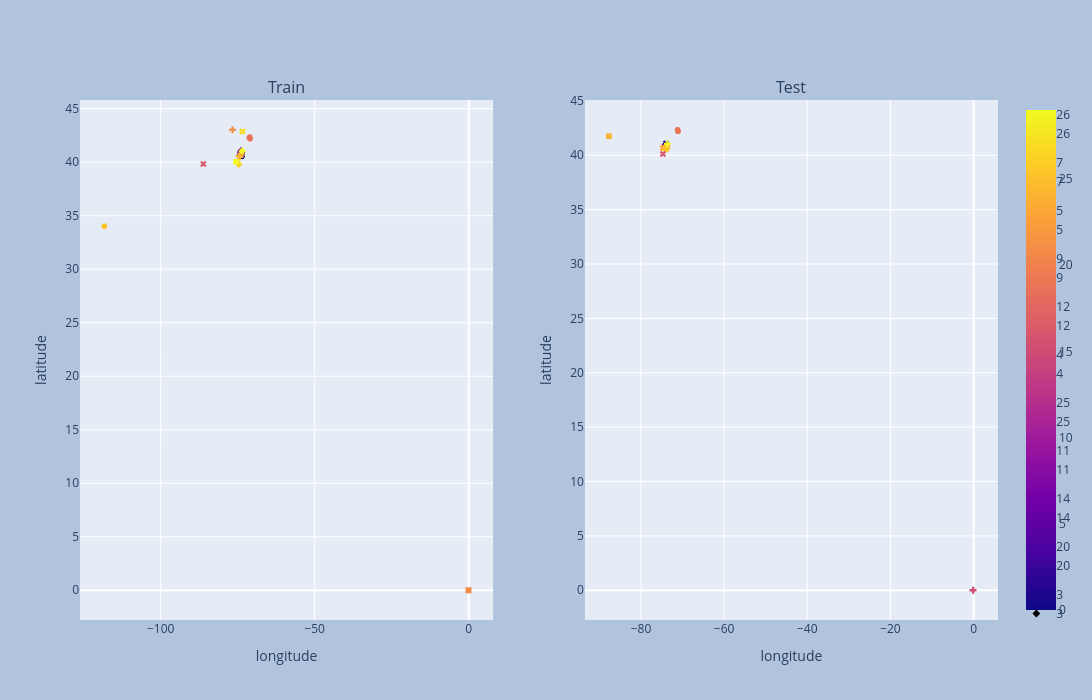

The notebook cell saved with this chart:
### Markdown cell above
### Visualizing the results

### Code cell
fig = make_subplots(subplot_titles=("Train", "Test"), rows=1, cols=2, specs=[[{"type": "scatter"}, {"type": "scatter"}]])
fig1 = px.scatter(X_train_ll, x='longitude', y='latitude', color=train_labels, symbol=train_labels)
fig2 = px.scatter(X_test_ll, x='longitude', y='latitude', color=test_labels, symbol=test_labels)

for i in [1, 2]:
  fig.update_xaxes(title_text="longitude", row = 1, col = i)
  fig.update_yaxes(title_text="latitude", row = 1, col = i)

for trace in fig1.data:
  fig.add_trace(trace, row=1, col=1)
for trace in fig2.data:
  fig.add_trace(trace, row=1, col=2)

fig.update_layout(
  width=1400,
  height=700,
  paper_bgcolor="LightSteelBlue")

fig.show()

### Figure 1 — Plotly figure (JSON) as saved in the notebook; plotly's stock layout.template omitted (floating-point values rounded to 4 significant figures; data arrays with more than 128 entries replaced by an {"elided": "..."} marker saying what was removed)
{"data": [{"hovertemplate": "symbol=26<br>longitude=%{x}<br>latitude=%{y}<br>color=%{marker.color}<extra></extra>", "legendgroup": "26", "marker": {"color": {"elided": "204 int values"}, "coloraxis": "coloraxis", "symbol": "circle"}, "mode": "markers", "name": "26", "showlegend": true, "type": "scattergl", "x": {"elided": "204 float values"}, "xaxis": "x", "y": {"elided": "204 float values"}, "yaxis": "y"}, {"hovertemplate": "symbol=7<br>longitude=%{x}<br>latitude=%{y}<br>color=%{marker.color}<extra></extra>", "legendgroup": "7", "marker": {"color": {"elided": "3922 int values"}, "coloraxis": "coloraxis", "symbol": "diamond"}, "mode": "markers", "name": "7", "showlegend": true, "type": "scattergl", "x": {"elided": "3922 float values"}, "xaxis": "x", "y": {"elided": "3922 float values"}, "yaxis": "y"}, {"hovertemplate": "symbol=5<br>longitude=%{x}<br>latitude=%{y}<br>color=%{marker.color}<extra></extra>", "legendgroup": "5", "marker": {"color": {"elided": "3099 int values"}, "coloraxis": "coloraxis", "symbol": "square"}, "mode": "markers", "name": "5", "showlegend": true, "type": "scattergl", "x": {"elided": "3099 float values"}, "xaxis": "x", "y": {"elided": "3099 float values"}, "yaxis": "y"}, {"hovertemplate": "symbol=9<br>longitude=%{x}<br>latitude=%{y}<br>color=%{marker.color}<extra></extra>", "legendgroup": "9", "marker": {"color": {"elided": "2943 int values"}, "coloraxis": "coloraxis", "symbol": "x"}, "mode": "markers", "name": "9", "showlegend": true, "type": "scattergl", "x": {"elided": "2943 float values"}, "xaxis": "x", "y": {"elided": "2943 float values"}, "yaxis": "y"}, {"hovertemplate": "symbol=12<br>longitude=%{x}<br>latitude=%{y}<br>color=%{marker.color}<extra></extra>", "legendgroup": "12", "marker": {"color": {"elided": "1898 int values"}, "coloraxis": "coloraxis", "symbol": "cross"}, "mode": "markers", "name": "12", "showlegend": true, "type": "scattergl", "x": {"elided": "1898 float values"}, "xaxis": "x", "y": {"elided": "1898 float values"}, "yaxis": "y"}, {"hovertemplate": "symbol=4<br>longitude=%{x}<br>latitude=%{y}<br>color=%{marker.color}<extra></extra>", "legendgroup": "4", "marker": {"color": {"elided": "909 int values"}, "coloraxis": "coloraxis", "symbol": "circle"}, "mode": "markers", "name": "4", "showlegend": true, "type": "scattergl", "x": {"elided": "909 float values"}, "xaxis": "x", "y": {"elided": "909 float values"}, "yaxis": "y"}, {"hovertemplate": "symbol=25<br>longitude=%{x}<br>latitude=%{y}<br>color=%{marker.color}<extra></extra>", "legendgroup": "25", "marker": {"color": {"elided": "1430 int values"}, "coloraxis": "coloraxis", "symbol": "diamond"}, "mode": "markers", "name": "25", "showlegend": true, "type": "scattergl", "x": {"elided": "1430 float values"}, "xaxis": "x", "y": {"elided": "1430 float values"}, "yaxis": "y"}, {"hovertemplate": "symbol=11<br>longitude=%{x}<br>latitude=%{y}<br>color=%{marker.color}<extra></extra>", "legendgroup": "11", "marker": {"color": {"elided": "2671 int values"}, "coloraxis": "coloraxis", "symbol": "square"}, "mode": "markers", "name": "11", "showlegend": true, "type": "scattergl", "x": {"elided": "2671 float values"}, "xaxis": "x", "y": {"elided": "2671 float values"}, "yaxis": "y"}, {"hovertemplate": "symbol=14<br>longitude=%{x}<br>latitude=%{y}<br>color=%{marker.color}<extra></extra>", "legendgroup": "14", "marker": {"color": {"elided": "2778 int values"}, "coloraxis": "coloraxis", "symbol": "x"}, "mode": "markers", "name": "14", "showlegend": true, "type": "scattergl", "x": {"elided": "2778 float values"}, "xaxis": "x", "y": {"elided": "2778 float values"}, "yaxis": "y"}, {"hovertemplate": "symbol=20<br>longitude=%{x}<br>latitude=%{y}<br>color=%{marker.color}<extra></extra>", "legendgroup": "20", "marker": {"color": {"elided": "3172 int values"}, "coloraxis": "coloraxis", "symbol": "cross"}, "mode": "markers", "name": "20", "showlegend": true, "type": "scattergl", "x": {"elided": "3172 float values"}, "xaxis": "x", "y": {"elided": "3172 float values"}, "yaxis": "y"}, {"hovertemplate": "symbol=3<br>longitude=%{x}<br>latitude=%{y}<br>color=%{marker.color}<extra></extra>", "legendgroup": "3", "marker": {"color": {"elided": "1931 int values"}, "coloraxis": "coloraxis", "symbol": "circle"}, "mode": "markers", "name": "3", "showlegend": true, "type": "scattergl", "x": {"elided": "1931 float values"}, "xaxis": "x", "y": {"elided": "1931 float values"}, "yaxis": "y"}, {"hovertemplate": "symbol=6<br>longitude=%{x}<br>latitude=%{y}<br>color=%{marker.color}<extra></extra>", "legendgroup": "6", "marker": {"color": {"elided": "4082 int values"}, "coloraxis": "coloraxis", "symbol": "diamond"}, "mode": "markers", "name": "6", "showlegend": true, "type": "scattergl", "x": {"elided": "4082 float values"}, "xaxis": "x", "y": {"elided": "4082 float values"}, "yaxis": "y"}, {"hovertemplate": "symbol=10<br>longitude=%{x}<br>latitude=%{y}<br>color=%{marker.color}<extra></extra>", "legendgroup": "10", "marker": {"color": {"elided": "568 int values"}, "coloraxis": "coloraxis", "symbol": "square"}, "mode": "markers", "name": "10", "showlegend": true, "type": "scattergl", "x": {"elided": "568 float values"}, "xaxis": "x", "y": {"elided": "568 float values"}, "yaxis": "y"}, {"hovertemplate": "symbol=1<br>longitude=%{x}<br>latitude=%{y}<br>color=%{marker.color}<extra></extra>", "legendgroup": "1", "marker": {"color": {"elided": "1570 int values"}, "coloraxis": "coloraxis", "symbol": "x"}, "mode": "markers", "name": "1", "showlegend": true, "type": "scattergl", "x": {"elided": "1570 float values"}, "xaxis": "x", "y": {"elided": "1570 float values"}, "yaxis": "y"}, {"hovertemplate": "symbol=13<br>longitude=%{x}<br>latitude=%{y}<br>color=%{marker.color}<extra></extra>", "legendgroup": "13", "marker": {"color": {"elided": "527 int values"}, "coloraxis": "coloraxis", "symbol": "cross"}, "mode": "markers", "name": "13", "showlegend": true, "type": "scattergl", "x": {"elided": "527 float values"}, "xaxis": "x", "y": {"elided": "527 float values"}, "yaxis": "y"}, {"hovertemplate": "symbol=16<br>longitude=%{x}<br>latitude=%{y}<br>color=%{marker.color}<extra></extra>", "legendgroup": "16", "marker": {"color": {"elided": "556 int values"}, "coloraxis": "coloraxis", "symbol": "circle"}, "mode": "markers", "name": "16", "showlegend": true, "type": "scattergl", "x": {"elided": "556 float values"}, "xaxis": "x", "y": {"elided": "556 float values"}, "yaxis": "y"}, {"hovertemplate": "symbol=8<br>longitude=%{x}<br>latitude=%{y}<br>color=%{marker.color}<extra></extra>", "legendgroup": "8", "marker": {"color": {"elided": "308 int values"}, "coloraxis": "coloraxis", "symbol": "diamond"}, "mode": "markers", "name": "8", "showlegend": true, "type": "scattergl", "x": {"elided": "308 float values"}, "xaxis": "x", "y": {"elided": "308 float values"}, "yaxis": "y"}, {"hovertemplate": "symbol=2<br>longitude=%{x}<br>latitude=%{y}<br>color=%{marker.color}<extra></extra>", "legendgroup": "2", "marker": {"color": {"elided": "314 int values"}, "coloraxis": "coloraxis", "symbol": "square"}, "mode": "markers", "name": "2", "showlegend": true, "type": "scattergl", "x": {"elided": "314 float values"}, "xaxis": "x", "y": {"elided": "314 float values"}, "yaxis": "y"}, {"hovertemplate": "symbol=0<br>longitude=%{x}<br>latitude=%{y}<br>color=%{marker.color}<extra></extra>", "legendgroup": "0", "marker": {"color": {"elided": "433 int values"}, "coloraxis": "coloraxis", "symbol": "x"}, "mode": "markers", "name": "0", "showlegend": true, "type": "scattergl", "x": {"elided": "433 float values"}, "xaxis": "x", "y": {"elided": "433 float values"}, "yaxis": "y"}, {"hovertemplate": "symbol=18<br>longitude=%{x}<br>latitude=%{y}<br>color=%{marker.color}<extra></extra>", "legendgroup": "18", "marker": {"color": {"elided": "521 int values"}, "coloraxis": "coloraxis", "symbol": "cross"}, "mode": "markers", "name": "18", "showlegend": true, "type": "scattergl", "x": {"elided": "521 float values"}, "xaxis": "x", "y": {"elided": "521 float values"}, "yaxis": "y"}, {"hovertemplate": "symbol=17<br>longitude=%{x}<br>latitude=%{y}<br>color=%{marker.color}<extra></extra>", "legendgroup": "17", "marker": {"color": [17, 17, 17, 17, 17, 17, 17, 17], "coloraxis": "coloraxis", "symbol": "circle"}, "mode": "markers", "name": "17", "showlegend": true, "type": "scattergl", "x": [-71.21, -70.98, -70.98, -71.08, -71.01, -71.08, -71.21, -71.08], "xaxis": "x", "y": [42.3, 42.2, 42.2, 42.35, 42.25, 42.35, 42.3, 42.35], "yaxis": "y"}, {"hovertemplate": "symbol=24<br>longitude=%{x}<br>latitude=%{y}<br>color=%{marker.color}<extra></extra>", "legendgroup": "24", "marker": {"color": [24], "coloraxis": "coloraxis", "symbol": "diamond"}, "mode": "markers", "name": "24", "showlegend": true, "type": "scattergl", "x": [-74.62], "xaxis": "x", "y": [39.8], "yaxis": "y"}, {"hovertemplate": "symbol=19<br>longitude=%{x}<br>latitude=%{y}<br>color=%{marker.color}<extra></extra>", "legendgroup": "19", "marker": {"color": [19, 19, 19, 19, 19, 19, 19, 19], "coloraxis": "coloraxis", "symbol": "square"}, "mode": "markers", "name": "19", "showlegend": true, "type": "scattergl", "x": [0.0, 0.0, 0.0, 0.0, 0.0, 0.0, 0.0, 0.0], "xaxis": "x", "y": [0.0, 0.0, 0.0, 0.0, 0.0, 0.0, 0.0, 0.0], "yaxis": "y"}, {"hovertemplate": "symbol=15<br>longitude=%{x}<br>latitude=%{y}<br>color=%{marker.color}<extra></extra>", "legendgroup": "15", "marker": {"color": [15], "coloraxis": "coloraxis", "symbol": "x"}, "mode": "markers", "name": "15", "showlegend": true, "type": "scattergl", "x": [-86.15], "xaxis": "x", "y": [39.84], "yaxis": "y"}, {"hovertemplate": "symbol=22<br>longitude=%{x}<br>latitude=%{y}<br>color=%{marker.color}<extra></extra>", "legendgroup": "22", "marker": {"color": [22, 22, 22, 22], "coloraxis": "coloraxis", "symbol": "cross"}, "mode": "markers", "name": "22", "showlegend": true, "type": "scattergl", "x": [-74.53, -74.24, -74.24, -74.24], "xaxis": "x", "y": [40.58, 40.51, 40.51, 40.51], "yaxis": "y"}, {"hovertemplate": "symbol=23<br>longitude=%{x}<br>latitude=%{y}<br>color=%{marker.color}<extra></extra>", "legendgroup": "23", "marker": {"color": [23], "coloraxis": "coloraxis", "symbol": "circle"}, "mode": "markers", "name": "23", "showlegend": true, "type": "scattergl", "x": [-118.3], "xaxis": "x", "y": [34.01], "yaxis": "y"}, {"hovertemplate": "symbol=28<br>longitude=%{x}<br>latitude=%{y}<br>color=%{marker.color}<extra></extra>", "legendgroup": "28", "marker": {"color": [28, 28], "coloraxis": "coloraxis", "symbol": "diamond"}, "mode": "markers", "name": "28", "showlegend": true, "type": "scattergl", "x": [-73.54, -73.54], "xaxis": "x", "y": [41.04, 41.04], "yaxis": "y"}, {"hovertemplate": "symbol=29<br>longitude=%{x}<br>latitude=%{y}<br>color=%{marker.color}<extra></extra>", "legendgroup": "29", "marker": {"color": [29], "coloraxis": "coloraxis", "symbol": "square"}, "mode": "markers", "name": "29", "showlegend": true, "type": "scattergl", "x": [-75.52], "xaxis": "x", "y": [40.05], "yaxis": "y"}, {"hovertemplate": "symbol=27<br>longitude=%{x}<br>latitude=%{y}<br>color=%{marker.color}<extra></extra>", "legendgroup": "27", "marker": {"color": [27, 27], "coloraxis": "coloraxis", "symbol": "x"}, "mode": "markers", "name": "27", "showlegend": true, "type": "scattergl", "x": [-73.47, -73.47], "xaxis": "x", "y": [42.87, 42.87], "yaxis": "y"}, {"hovertemplate": "symbol=21<br>longitude=%{x}<br>latitude=%{y}<br>color=%{marker.color}<extra></extra>", "legendgroup": "21", "marker": {"color": [21], "coloraxis": "coloraxis", "symbol": "cross"}, "mode": "markers", "name": "21", "showlegend": true, "type": "scattergl", "x": [-76.63], "xaxis": "x", "y": [43.03], "yaxis": "y"}, {"hovertemplate": "symbol=13<br>longitude=%{x}<br>latitude=%{y}<br>color=%{marker.color}<extra></extra>", "legendgroup": "13", "marker": {"color": {"elided": "353 int values"}, "coloraxis": "coloraxis", "symbol": "circle"}, "mode": "markers", "name": "13", "showlegend": true, "type": "scattergl", "x": {"elided": "353 float values"}, "xaxis": "x2", "y": {"elided": "353 float values"}, "yaxis": "y2"}, {"hovertemplate": "symbol=4<br>longitude=%{x}<br>latitude=%{y}<br>color=%{marker.color}<extra></extra>", "legendgroup": "4", "marker": {"color": {"elided": "1662 int values"}, "coloraxis": "coloraxis", "symbol": "diamond"}, "mode": "markers", "name": "4", "showlegend": true, "type": "scattergl", "x": {"elided": "1662 float values"}, "xaxis": "x2", "y": {"elided": "1662 float values"}, "yaxis": "y2"}, {"hovertemplate": "symbol=6<br>longitude=%{x}<br>latitude=%{y}<br>color=%{marker.color}<extra></extra>", "legendgroup": "6", "marker": {"color": {"elided": "877 int values"}, "coloraxis": "coloraxis", "symbol": "square"}, "mode": "markers", "name": "6", "showlegend": true, "type": "scattergl", "x": {"elided": "877 float values"}, "xaxis": "x2", "y": {"elided": "877 float values"}, "yaxis": "y2"}, {"hovertemplate": "symbol=21<br>longitude=%{x}<br>latitude=%{y}<br>color=%{marker.color}<extra></extra>", "legendgroup": "21", "marker": {"color": {"elided": "230 int values"}, "coloraxis": "coloraxis", "symbol": "x"}, "mode": "markers", "name": "21", "showlegend": true, "type": "scattergl", "x": {"elided": "230 float values"}, "xaxis": "x2", "y": {"elided": "230 float values"}, "yaxis": "y2"}, {"hovertemplate": "symbol=12<br>longitude=%{x}<br>latitude=%{y}<br>color=%{marker.color}<extra></extra>", "legendgroup": "12", "marker": {"color": {"elided": "1211 int values"}, "coloraxis": "coloraxis", "symbol": "cross"}, "mode": "markers", "name": "12", "showlegend": true, "type": "scattergl", "x": {"elided": "1211 float values"}, "xaxis": "x2", "y": {"elided": "1211 float values"}, "yaxis": "y2"}, {"hovertemplate": "symbol=18<br>longitude=%{x}<br>latitude=%{y}<br>color=%{marker.color}<extra></extra>", "legendgroup": "18", "marker": {"color": {"elided": "174 int values"}, "coloraxis": "coloraxis", "symbol": "circle"}, "mode": "markers", "name": "18", "showlegend": true, "type": "scattergl", "x": {"elided": "174 float values"}, "xaxis": "x2", "y": {"elided": "174 float values"}, "yaxis": "y2"}, {"hovertemplate": "symbol=3<br>longitude=%{x}<br>latitude=%{y}<br>color=%{marker.color}<extra></extra>", "legendgroup": "3", "marker": {"color": {"elided": "349 int values"}, "coloraxis": "coloraxis", "symbol": "diamond"}, "mode": "markers", "name": "3", "showlegend": true, "type": "scattergl", "x": {"elided": "349 float values"}, "xaxis": "x2", "y": {"elided": "349 float values"}, "yaxis": "y2"}, {"hovertemplate": "symbol=22<br>longitude=%{x}<br>latitude=%{y}<br>color=%{marker.color}<extra></extra>", "legendgroup": "22", "marker": {"color": {"elided": "557 int values"}, "coloraxis": "coloraxis", "symbol": "square"}, "mode": "markers", "name": "22", "showlegend": true, "type": "scattergl", "x": {"elided": "557 float values"}, "xaxis": "x2", "y": {"elided": "557 float values"}, "yaxis": "y2"}, {"hovertemplate": "symbol=8<br>longitude=%{x}<br>latitude=%{y}<br>color=%{marker.color}<extra></extra>", "legendgroup": "8", "marker": {"color": {"elided": "482 int values"}, "coloraxis": "coloraxis", "symbol": "x"}, "mode": "markers", "name": "8", "showlegend": true, "type": "scattergl", "x": {"elided": "482 float values"}, "xaxis": "x2", "y": {"elided": "482 float values"}, "yaxis": "y2"}, {"hovertemplate": "symbol=10<br>longitude=%{x}<br>latitude=%{y}<br>color=%{marker.color}<extra></extra>", "legendgroup": "10", "marker": {"color": {"elided": "1364 int values"}, "coloraxis": "coloraxis", "symbol": "cross"}, "mode": "markers", "name": "10", "showlegend": true, "type": "scattergl", "x": {"elided": "1364 float values"}, "xaxis": "x2", "y": {"elided": "1364 float values"}, "yaxis": "y2"}, {"hovertemplate": "symbol=20<br>longitude=%{x}<br>latitude=%{y}<br>color=%{marker.color}<extra></extra>", "legendgroup": "20", "marker": {"color": {"elided": "1576 int values"}, "coloraxis": "coloraxis", "symbol": "circle"}, "mode": "markers", "name": "20", "showlegend": true, "type": "scattergl", "x": {"elided": "1576 float values"}, "xaxis": "x2", "y": {"elided": "1576 float values"}, "yaxis": "y2"}, {"hovertemplate": "symbol=9<br>longitude=%{x}<br>latitude=%{y}<br>color=%{marker.color}<extra></extra>", "legendgroup": "9", "marker": {"color": {"elided": "1399 int values"}, "coloraxis": "coloraxis", "symbol": "diamond"}, "mode": "markers", "name": "9", "showlegend": true, "type": "scattergl", "x": {"elided": "1399 float values"}, "xaxis": "x2", "y": {"elided": "1399 float values"}, "yaxis": "y2"}, {"hovertemplate": "symbol=2<br>longitude=%{x}<br>latitude=%{y}<br>color=%{marker.color}<extra></extra>", "legendgroup": "2", "marker": {"color": {"elided": "1296 int values"}, "coloraxis": "coloraxis", "symbol": "square"}, "mode": "markers", "name": "2", "showlegend": true, "type": "scattergl", "x": {"elided": "1296 float values"}, "xaxis": "x2", "y": {"elided": "1296 float values"}, "yaxis": "y2"}, {"hovertemplate": "symbol=0<br>longitude=%{x}<br>latitude=%{y}<br>color=%{marker.color}<extra></extra>", "legendgroup": "0", "marker": {"color": {"elided": "859 int values"}, "coloraxis": "coloraxis", "symbol": "x"}, "mode": "markers", "name": "0", "showlegend": true, "type": "scattergl", "x": {"elided": "859 float values"}, "xaxis": "x2", "y": {"elided": "859 float values"}, "yaxis": "y2"}, {"hovertemplate": "symbol=7<br>longitude=%{x}<br>latitude=%{y}<br>color=%{marker.color}<extra></extra>", "legendgroup": "7", "marker": {"color": {"elided": "1169 int values"}, "coloraxis": "coloraxis", "symbol": "cross"}, "mode": "markers", "name": "7", "showlegend": true, "type": "scattergl", "x": {"elided": "1169 float values"}, "xaxis": "x2", "y": {"elided": "1169 float values"}, "yaxis": "y2"}, {"hovertemplate": "symbol=5<br>longitude=%{x}<br>latitude=%{y}<br>color=%{marker.color}<extra></extra>", "legendgroup": "5", "marker": {"color": {"elided": "137 int values"}, "coloraxis": "coloraxis", "symbol": "circle"}, "mode": "markers", "name": "5", "showlegend": true, "type": "scattergl", "x": {"elided": "137 float values"}, "xaxis": "x2", "y": {"elided": "137 float values"}, "yaxis": "y2"}, {"hovertemplate": "symbol=28<br>longitude=%{x}<br>latitude=%{y}<br>color=%{marker.color}<extra></extra>", "legendgroup": "28", "marker": {"color": [28, 28, 28, 28, 28, 28, 28, 28, 28, 28, 28, 28, 28, 28, 28, 28, 28, 28, 28, 28, 28, 28, 28, 28, 28, 28, 28, 28, 28, 28, 28, 28, 28, 28, 28, 28, 28, 28, 28, 28, 28, 28, 28, 28, 28, 28, 28, 28, 28, 28, 28, 28, 28, 28, 28, 28, 28, 28, 28, 28, 28, 28, 28, 28, 28, 28, 28, 28, 28, 28, 28, 28, 28, 28, 28, 28, 28, 28, 28, 28, 28, 28, 28, 28, 28], "coloraxis": "coloraxis", "symbol": "diamond"}, "mode": "markers", "name": "28", "showlegend": true, "type": "scattergl", "x": [-73.83, -73.82, -73.82, -73.81, -73.83, -73.84, -73.82, -73.82, -73.82, -73.84, -73.82, -73.83, -73.83, -73.83, -73.82, -73.82, -73.82, -73.84, -73.83, -73.84, -73.82, -73.84, -73.83, -73.81, -73.83, -73.81, -73.83, -73.82, -73.81, -73.84, -73.84, -73.84, -73.81, -73.82, -73.84, -73.83, -73.84, -73.84, -73.8, -73.83, -73.83, -73.82, -73.84, -73.83, -73.8, -73.84, -73.83, -73.84, -73.83, -73.81, -73.82, -73.81, -73.82, -73.83, -73.81, -73.84, -73.83, -73.83, -73.83, -73.83, -73.83, -73.82, -73.84, -73.82, -73.83, -73.83, -73.84, -73.81, -73.81, -73.83, -73.83, -73.82, -73.83, -73.81, -73.83, -73.83, -73.82, -73.83, -73.81, -73.79, -73.83, -73.81, -73.84, -73.81, -73.84], "xaxis": "x2", "y": [40.71, 40.77, 40.77, 40.71, 40.71, 40.72, 40.75, 40.71, 40.77, 40.72, 40.75, 40.71, 40.77, 40.71, 40.77, 40.77, 40.75, 40.72, 40.71, 40.72, 40.73, 40.72, 40.76, 40.71, 40.71, 40.71, 40.71, 40.75, 40.76, 40.72, 40.7, 40.71, 40.73, 40.71, 40.72, 40.71, 40.72, 40.72, 40.71, 40.71, 40.71, 40.71, 40.72, 40.71, 40.76, 40.72, 40.71, 40.72, 40.77, 40.72, 40.73, 40.71, 40.77, 40.71, 40.71, 40.72, 40.71, 40.74, 40.71, 40.71, 40.7, 40.73, 40.72, 40.71, 40.71, 40.71, 40.72, 40.76, 40.73, 40.7, 40.71, 40.72, 40.7, 40.73, 40.71, 40.71, 40.71, 40.7, 40.7, 40.71, 40.71, 40.76, 40.72, 40.72, 40.72], "yaxis": "y2"}, {"hovertemplate": "symbol=17<br>longitude=%{x}<br>latitude=%{y}<br>color=%{marker.color}<extra></extra>", "legendgroup": "17", "marker": {"color": {"elided": "233 int values"}, "coloraxis": "coloraxis", "symbol": "square"}, "mode": "markers", "name": "17", "showlegend": true, "type": "scattergl", "x": {"elided": "233 float values"}, "xaxis": "x2", "y": {"elided": "233 float values"}, "yaxis": "y2"}, {"hovertemplate": "symbol=1<br>longitude=%{x}<br>latitude=%{y}<br>color=%{marker.color}<extra></extra>", "legendgroup": "1", "marker": {"color": [1, 1, 1, 1, 1, 1, 1, 1, 1, 1, 1, 1, 1, 1, 1, 1, 1, 1, 1, 1, 1, 1, 1, 1, 1, 1, 1, 1, 1, 1, 1, 1, 1, 1, 1, 1, 1, 1, 1, 1, 1, 1, 1, 1, 1, 1, 1, 1, 1, 1, 1, 1, 1, 1, 1, 1, 1, 1, 1, 1, 1, 1, 1, 1, 1, 1, 1, 1, 1, 1, 1, 1, 1, 1, 1, 1, 1, 1, 1, 1, 1, 1, 1, 1, 1, 1, 1, 1, 1, 1, 1, 1, 1, 1, 1, 1, 1, 1, 1, 1, 1, 1, 1, 1, 1, 1, 1, 1, 1, 1, 1, 1, 1, 1, 1, 1, 1, 1, 1, 1, 1, 1], "coloraxis": "coloraxis", "symbol": "x"}, "mode": "markers", "name": "1", "showlegend": true, "type": "scattergl", "x": [-73.91, -73.93, -73.92, -73.92, -73.9, -73.93, -73.93, -73.91, -73.92, -73.93, -73.93, -73.9, -73.92, -73.92, -73.88, -73.93, -73.91, -73.92, -73.92, -73.92, -73.93, -73.91, -73.92, -73.92, -73.87, -73.92, -73.92, -73.92, -73.92, -73.93, -73.89, -73.86, -73.92, -73.92, -73.85, -73.93, -73.93, -73.88, -73.93, -73.93, -73.92, -73.92, -73.91, -73.93, -73.92, -73.92, -73.92, -73.89, -73.92, -73.93, -73.92, -73.93, -73.92, -73.93, -73.92, -73.87, -73.86, -73.91, -73.91, -73.92, -73.92, -73.83, -73.91, -73.81, -73.92, -73.91, -73.91, -73.86, -73.92, -73.92, -73.92, -73.93, -73.87, -73.91, -73.93, -73.93, -73.91, -73.85, -73.93, -73.92, -73.92, -73.83, -73.91, -73.92, -73.91, -73.9, -73.91, -73.9, -73.93, -73.92, -73.91, -73.91, -73.92, -73.93, -73.89, -73.93, -73.91, -73.9, -73.91, -73.89, -73.92, -73.92, -73.92, -73.92, -73.85, -73.9, -73.92, -73.86, -73.92, -73.92, -73.81, -73.92, -73.91, -73.9, -73.92, -73.92, -73.93, -73.86, -73.91, -73.92, -73.9, -73.92], "xaxis": "x2", "y": [40.88, 40.87, 40.87, 40.87, 40.88, 40.87, 40.86, 40.87, 40.87, 40.86, 40.86, 40.9, 40.86, 40.87, 40.83, 40.87, 40.88, 40.87, 40.86, 40.87, 40.87, 40.88, 40.87, 40.87, 40.88, 40.87, 40.87, 40.87, 40.87, 40.87, 40.87, 40.85, 40.87, 40.86, 40.83, 40.86, 40.86, 40.87, 40.86, 40.86, 40.87, 40.86, 40.89, 40.87, 40.87, 40.86, 40.87, 40.86, 40.87, 40.86, 40.87, 40.86, 40.87, 40.87, 40.87, 40.84, 41.09, 40.88, 40.87, 40.87, 40.87, 40.84, 40.89, 40.82, 40.86, 40.88, 40.88, 40.86, 40.87, 40.87, 40.87, 40.87, 40.88, 40.89, 40.87, 40.86, 40.89, 40.83, 40.87, 40.87, 40.87, 40.84, 40.89, 40.87, 40.88, 40.86, 40.9, 40.91, 40.87, 40.87, 40.88, 40.87, 40.87, 40.86, 40.87, 40.86, 40.87, 40.88, 40.88, 40.85, 40.87, 40.87, 40.87, 40.87, 40.9, 40.89, 40.86, 40.91, 40.87, 40.87, 40.82, 40.87, 40.89, 40.86, 40.86, 40.87, 40.86, 40.91, 40.88, 40.87, 40.87, 40.87], "yaxis": "y2"}, {"hovertemplate": "symbol=14<br>longitude=%{x}<br>latitude=%{y}<br>color=%{marker.color}<extra></extra>", "legendgroup": "14", "marker": {"color": {"elided": "161 int values"}, "coloraxis": "coloraxis", "symbol": "cross"}, "mode": "markers", "name": "14", "showlegend": true, "type": "scattergl", "x": {"elided": "161 float values"}, "xaxis": "x2", "y": {"elided": "161 float values"}, "yaxis": "y2"}, {"hovertemplate": "symbol=27<br>longitude=%{x}<br>latitude=%{y}<br>color=%{marker.color}<extra></extra>", "legendgroup": "27", "marker": {"color": [27, 27, 27, 27, 27, 27, 27, 27, 27, 27, 27, 27, 27, 27, 27, 27, 27, 27, 27, 27, 27, 27, 27, 27, 27, 27, 27, 27, 27, 27, 27, 27, 27, 27], "coloraxis": "coloraxis", "symbol": "circle"}, "mode": "markers", "name": "27", "showlegend": true, "type": "scattergl", "x": [-73.96, -73.96, -73.96, -73.96, -73.97, -73.97, -73.96, -73.96, -73.97, -73.93, -73.95, -73.95, -73.97, -73.95, -73.95, -73.95, -73.95, -73.96, -73.97, -73.96, -73.97, -73.96, -73.96, -73.97, -73.96, -73.93, -73.95, -73.95, -73.96, -73.94, -73.96, -73.96, -73.96, -73.95], "xaxis": "x2", "y": [40.58, 40.59, 40.58, 40.58, 40.59, 40.58, 40.58, 40.58, 40.59, 40.58, 40.58, 40.58, 40.59, 40.58, 40.58, 40.58, 40.58, 40.58, 40.59, 40.58, 40.6, 40.58, 40.58, 40.58, 40.58, 40.59, 40.58, 40.58, 40.58, 40.59, 40.58, 40.58, 40.58, 40.58], "yaxis": "y2"}, {"hovertemplate": "symbol=11<br>longitude=%{x}<br>latitude=%{y}<br>color=%{marker.color}<extra></extra>", "legendgroup": "11", "marker": {"color": [11, 11, 11, 11, 11, 11, 11, 11, 11, 11, 11, 11, 11, 11, 11, 11, 11, 11, 11, 11, 11, 11, 11, 11, 11, 11, 11, 11, 11, 11, 11, 11, 11, 11, 11, 11, 11, 11, 11, 11, 11, 11, 11, 11, 11, 11, 11, 11, 11, 11, 11, 11, 11, 11, 11, 11, 11, 11, 11, 11, 11, 11, 11, 11, 11, 11, 11, 11, 11], "coloraxis": "coloraxis", "symbol": "diamond"}, "mode": "markers", "name": "11", "showlegend": true, "type": "scattergl", "x": [-73.99, -74.02, -74.01, -74.02, -74.02, -74.03, -74.01, -74.0, -74.03, -74.02, -74.03, -74.02, -74.01, -74.03, -74.04, -74.0, -74.0, -74.03, -73.99, -74.0, -74.05, -74.01, -74.03, -74.08, -74.06, -73.98, -74.02, -73.99, -74.01, -74.01, -74.01, -74.02, -74.03, -74.0, -74.03, -73.98, -74.03, -74.01, -74.03, -74.0, -73.99, -74.03, -74.03, -74.0, -74.0, -74.08, -74.01, -74.03, -74.02, -74.02, -74.0, -74.0, -74.01, -74.03, -74.01, -74.03, -74.01, -74.01, -74.0, -74.0, -74.02, -74.03, -74.0, -74.02, -73.99, -74.01, -74.03, -74.04, -74.01], "xaxis": "x2", "y": [40.61, 40.65, 40.63, 40.65, 40.63, 40.63, 40.65, 40.66, 40.63, 40.63, 40.63, 40.63, 40.65, 40.63, 40.62, 40.61, 40.66, 40.63, 40.6, 40.62, 40.55, 40.63, 40.62, 40.62, 40.61, 40.61, 40.63, 40.61, 40.65, 40.65, 40.65, 40.62, 40.62, 40.65, 40.64, 40.61, 40.62, 40.65, 40.63, 40.65, 40.61, 40.64, 40.62, 40.64, 40.64, 40.64, 40.6, 40.64, 40.65, 40.62, 40.61, 40.66, 40.65, 40.64, 40.65, 40.64, 40.65, 40.63, 40.64, 40.66, 40.64, 40.62, 40.62, 40.62, 40.61, 40.62, 40.63, 40.62, 40.64], "yaxis": "y2"}, {"hovertemplate": "symbol=26<br>longitude=%{x}<br>latitude=%{y}<br>color=%{marker.color}<extra></extra>", "legendgroup": "26", "marker": {"color": [26, 26, 26, 26, 26, 26, 26, 26, 26, 26, 26, 26, 26, 26, 26, 26, 26, 26, 26, 26, 26, 26, 26, 26, 26, 26, 26, 26, 26, 26, 26, 26, 26, 26, 26, 26, 26, 26, 26, 26, 26, 26, 26, 26, 26, 26, 26, 26, 26, 26, 26, 26, 26, 26, 26, 26, 26, 26, 26, 26, 26, 26, 26, 26, 26, 26, 26, 26, 26, 26, 26, 26, 26, 26, 26, 26, 26, 26, 26, 26, 26, 26, 26, 26, 26, 26, 26, 26, 26, 26, 26, 26, 26, 26, 26, 26, 26], "coloraxis": "coloraxis", "symbol": "square"}, "mode": "markers", "name": "26", "showlegend": true, "type": "scattergl", "x": [-73.97, -73.96, -73.95, -73.96, -73.9, -73.97, -73.97, -73.97, -73.96, -73.96, -73.95, -73.92, -73.96, -73.97, -73.96, -73.96, -73.96, -73.97, -73.97, -73.95, -73.95, -73.95, -73.96, -73.97, -73.95, -73.95, -73.96, -73.97, -73.96, -73.98, -73.95, -73.96, -73.96, -73.95, -73.96, -73.95, -73.94, -73.96, -73.96, -73.97, -73.96, -73.95, -73.95, -73.97, -73.97, -73.96, -73.98, -73.96, -73.97, -73.96, -73.98, -73.96, -73.96, -73.95, -73.96, -73.97, -73.94, -73.96, -73.96, -73.98, -73.97, -73.96, -73.97, -73.96, -73.92, -73.97, -73.96, -73.96, -73.96, -73.96, -73.96, -73.96, -73.96, -73.95, -73.97, -73.98, -73.98, -73.98, -73.96, -73.96, -73.96, -73.94, -73.95, -73.97, -73.96, -73.93, -73.98, -73.95, -73.95, -73.96, -73.95, -73.97, -73.96, -73.96, -73.96, -73.95, -73.96], "xaxis": "x2", "y": [40.63, 40.61, 40.65, 40.65, 40.63, 40.65, 40.64, 40.64, 40.65, 40.64, 40.65, 40.63, 40.66, 40.64, 40.64, 40.64, 40.65, 40.64, 40.64, 40.66, 40.64, 40.6, 40.65, 40.6, 40.64, 40.66, 40.65, 40.64, 40.65, 40.65, 40.61, 40.66, 40.66, 40.65, 40.65, 40.65, 40.62, 40.65, 40.64, 40.64, 40.64, 40.65, 40.65, 40.63, 40.64, 40.64, 40.65, 40.64, 40.64, 40.62, 40.65, 40.65, 40.65, 40.64, 40.65, 40.64, 40.62, 40.66, 40.64, 40.65, 40.63, 40.65, 40.64, 40.65, 40.63, 40.63, 40.65, 40.65, 40.66, 40.65, 40.65, 40.64, 40.66, 40.62, 40.64, 40.64, 40.65, 40.65, 40.65, 40.66, 40.65, 40.64, 40.65, 40.64, 40.66, 40.64, 40.65, 40.62, 40.64, 40.64, 40.65, 40.65, 40.64, 40.66, 40.65, 40.64, 40.65], "yaxis": "y2"}, {"hovertemplate": "symbol=23<br>longitude=%{x}<br>latitude=%{y}<br>color=%{marker.color}<extra></extra>", "legendgroup": "23", "marker": {"color": [23], "coloraxis": "coloraxis", "symbol": "x"}, "mode": "markers", "name": "23", "showlegend": true, "type": "scattergl", "x": [-74.66], "xaxis": "x2", "y": [40.66], "yaxis": "y2"}, {"hovertemplate": "symbol=15<br>longitude=%{x}<br>latitude=%{y}<br>color=%{marker.color}<extra></extra>", "legendgroup": "15", "marker": {"color": [15, 15, 15], "coloraxis": "coloraxis", "symbol": "cross"}, "mode": "markers", "name": "15", "showlegend": true, "type": "scattergl", "x": [0.0, 0.0, 0.0], "xaxis": "x2", "y": [0.0, 0.0, 0.0], "yaxis": "y2"}, {"hovertemplate": "symbol=19<br>longitude=%{x}<br>latitude=%{y}<br>color=%{marker.color}<extra></extra>", "legendgroup": "19", "marker": {"color": [19, 19, 19], "coloraxis": "coloraxis", "symbol": "circle"}, "mode": "markers", "name": "19", "showlegend": true, "type": "scattergl", "x": [-71.08, -70.98, -70.98], "xaxis": "x2", "y": [42.35, 42.2, 42.2], "yaxis": "y2"}, {"hovertemplate": "symbol=25<br>longitude=%{x}<br>latitude=%{y}<br>color=%{marker.color}<extra></extra>", "legendgroup": "25", "marker": {"color": [25, 25, 25, 25, 25, 25, 25], "coloraxis": "coloraxis", "symbol": "diamond"}, "mode": "markers", "name": "25", "showlegend": true, "type": "scattergl", "x": [-73.79, -73.82, -73.75, -73.7, -73.86, -73.71, -73.82], "xaxis": "x2", "y": [40.59, 40.59, 40.61, 40.66, 40.57, 40.75, 40.58], "yaxis": "y2"}, {"hovertemplate": "symbol=24<br>longitude=%{x}<br>latitude=%{y}<br>color=%{marker.color}<extra></extra>", "legendgroup": "24", "marker": {"color": [24], "coloraxis": "coloraxis", "symbol": "square"}, "mode": "markers", "name": "24", "showlegend": true, "type": "scattergl", "x": [-87.61], "xaxis": "x2", "y": [41.75], "yaxis": "y2"}, {"hovertemplate": "symbol=16<br>longitude=%{x}<br>latitude=%{y}<br>color=%{marker.color}<extra></extra>", "legendgroup": "16", "marker": {"color": [16], "coloraxis": "coloraxis", "symbol": "x"}, "mode": "markers", "name": "16", "showlegend": true, "type": "scattergl", "x": [-74.63], "xaxis": "x2", "y": [40.12], "yaxis": "y2"}, {"hovertemplate": "symbol=29<br>longitude=%{x}<br>latitude=%{y}<br>color=%{marker.color}<extra></extra>", "legendgroup": "29", "marker": {"color": [29, 29], "coloraxis": "coloraxis", "symbol": "cross"}, "mode": "markers", "name": "29", "showlegend": true, "type": "scattergl", "x": [-73.54, -73.54], "xaxis": "x2", "y": [41.04, 41.04], "yaxis": "y2"}], "layout": {"annotations": [{"font": {"size": 16}, "showarrow": false, "text": "Train", "x": 0.225, "xanchor": "center", "xref": "paper", "y": 1, "yanchor": "bottom", "yref": "paper"}, {"font": {"size": 16}, "showarrow": false, "text": "Test", "x": 0.775, "xanchor": "center", "xref": "paper", "y": 1, "yanchor": "bottom", "yref": "paper"}], "height": 700, "paper_bgcolor": "LightSteelBlue", "width": 1400, "xaxis": {"anchor": "y", "domain": [0, 0.45], "title": {"text": "longitude"}}, "xaxis2": {"anchor": "y2", "domain": [0.55, 1], "title": {"text": "longitude"}}, "yaxis": {"anchor": "x", "domain": [0, 1], "title": {"text": "latitude"}}, "yaxis2": {"anchor": "x2", "domain": [0, 1], "title": {"text": "latitude"}}}}
